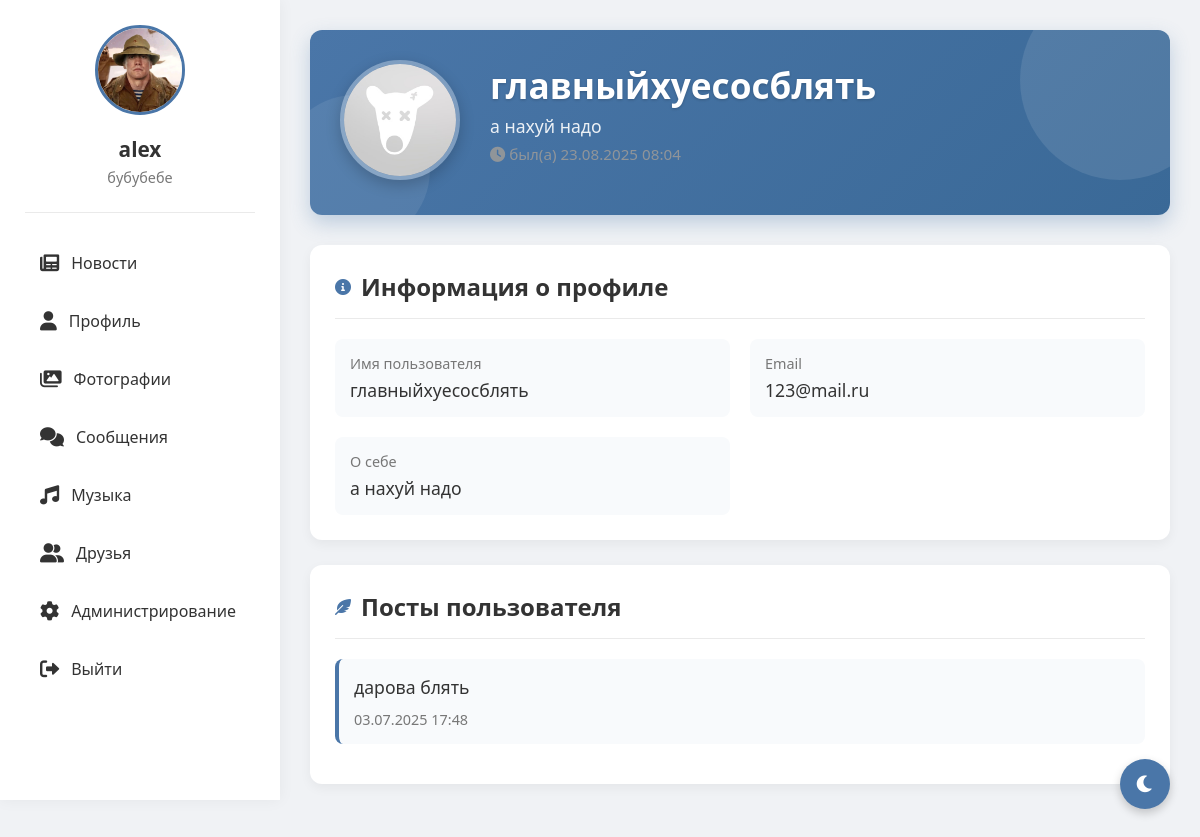
/profile/6 (signed in), run on an earlier commit of the app's database.
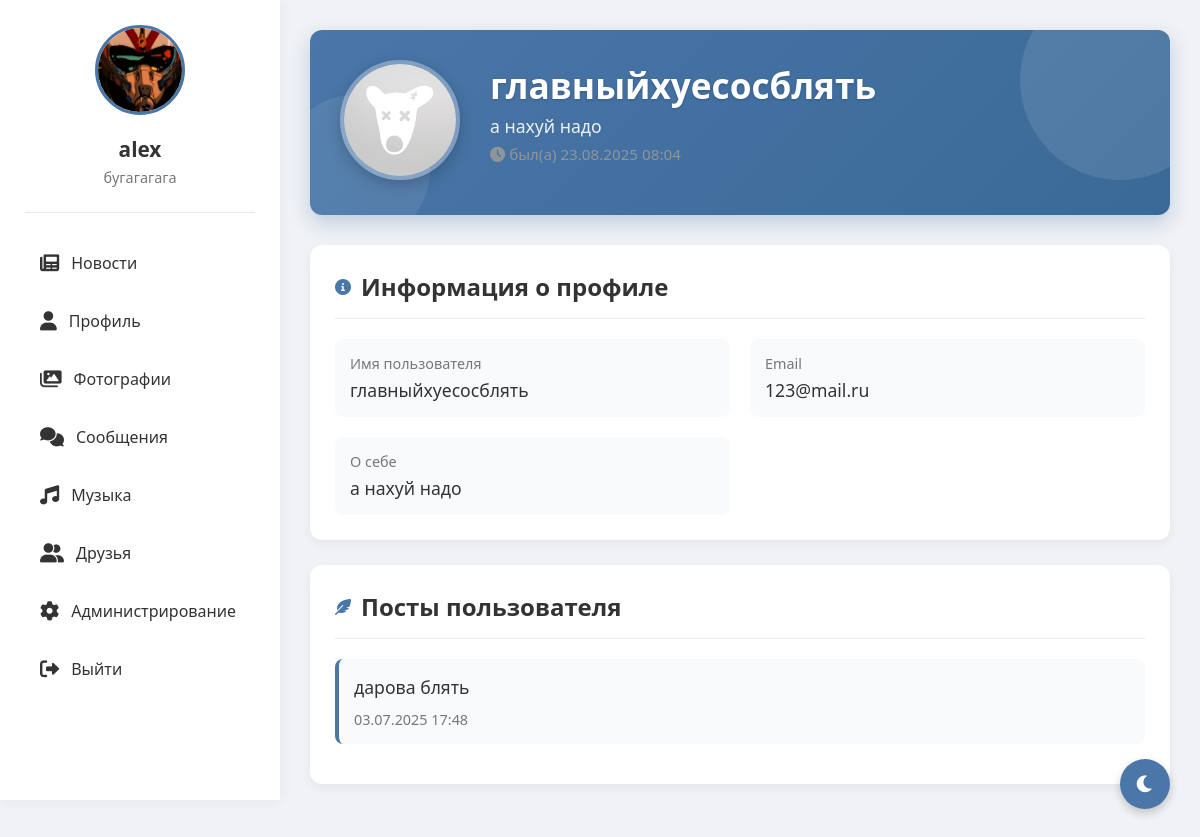
And on a later commit of the database.
### tables this page shows
CREATE TABLE users (
                id INTEGER PRIMARY KEY AUTOINCREMENT,
                username TEXT UNIQUE NOT NULL,
                password TEXT NOT NULL,
                email TEXT,
                bio TEXT,
                avatar TEXT, role TEXT DEFAULT 'user' CHECK(role IN ('admin', 'moderator', 'user')), is_online BOOLEAN DEFAULT FALSE, last_seen DATETIME, banner TEXT, is_blocked BOOLEAN DEFAULT 0, block_reason TEXT);

### routes/profile.py (the view, shortened to what this page needs)
@bp.route('/profile', methods=['GET', 'POST'], defaults={'user_id': None})
@bp.route('/profile/<int:user_id>', methods=['GET'])
def profile(user_id):
    if 'user_id' not in session:
        return redirect(url_for('auth.index'))
    if user_id is None:
        user_id = session['user_id']
        is_own_profile = True
    else:
        is_own_profile = (user_id == session['user_id'])
    conn = get_db()
    c = conn.cursor()
    c.execute("SELECT id, username, email, bio, avatar, role FROM users WHERE id = ?", (session['user_id'],))
    me = c.fetchone()
    current_user = {
        'id': me[0],
        'username': me[1],
        'email': me[2],
        'bio': me[3],
        'avatar': me[4],
        'role': me[5]
    } if me else None
    c.execute("SELECT id, username, email, bio, avatar, banner, is_online, last_seen, is_blocked, block_reason FROM users WHERE id = ?", (user_id,))
    user = c.fetchone()
    if not user:
        flash('Пользователь не найден', 'error')
        conn.close()
        return redirect(url_for('feed.feed'))
    user_data = {
        'id': user[0],
        'username': user[1],
        'email': user[2],
        'bio': user[3],
        'avatar': user[4],
        'banner': user[5],
        'is_online': bool(user[6]),
        'last_seen': user[7],
        'is_blocked': bool(user[8]),
        'block_reason': user[9]
    }
    block_moderator = None
    c.execute("SELECT id, content, timestamp FROM posts WHERE user_id = ? ORDER BY timestamp DESC", (user_id,))
    posts = c.fetchall()
    conn.close()
    return render_template('profile.html',
                         user=user_data,
                         current_user=current_user,
                         block_moderator=block_moderator,
                         posts=posts,
                         is_own_profile=is_own_profile)

### app.py (called while the page is built)
def _gen_csrf_token():
    import secrets
    token = session.get('_csrf_token')
    if not token:
        token = secrets.token_urlsafe(32)
        session['_csrf_token'] = token
    return token

@app.context_processor
def inject_csrf():
    return {'csrf_token': _gen_csrf_token()}

@app.before_request
def csrf_protect():
    if request.method in ('POST','PUT','PATCH','DELETE'):
        if request.path.startswith('/socket.io') or request.path.startswith('/static'):
            return None
        if request.endpoint in {'auth.index'}:
            if not session.get('_csrf_token'):
                return None
        token = None
        token = request.headers.get('X-CSRFToken') or request.headers.get('X-CSRF-Token')
        if not token:
            token = request.form.get('csrf_token') or request.args.get('csrf_token')
        if not token and request.is_json:
            try:
                token = (request.get_json(silent=True) or {}).get('csrf_token')
            except Exception:
                token = None
        if not token or token != session.get('_csrf_token'):
            return ('CSRF token missing or invalid', 400)

### templates/profile.html (shortened to what the changed rows need)
<!DOCTYPE html>
<html lang="ru">
<head>
    <link href="https://cdnjs.cloudflare.com/ajax/libs/font-awesome/6.0.0/css/all.min.css" rel="stylesheet">
</head>
<body>
    <div class="app-container">
        <div class="sidebar">
            <div class="profile-card">
                <img src="{{ url_for('static', filename='uploads/' + current_user.avatar) if current_user and current_user.avatar else url_for('static', filename='uploads/default_avatar.png') }}"
                     alt="Avatar"
                     id="sidebar-avatar"
                     onerror="this.onerror=null; this.src='{{ url_for('static', filename='uploads/default_avatar.png') }}'">
                <h3>{{ current_user.username if current_user else 'Профиль' }}</h3>
                <p>{{ current_user.bio if current_user else 'Статус не указан' }}</p>
            </div>
        </div>
        <div class="content">
            <div class="profile-header">
                <div class="profile-info">
                    <h1>{{ user.username }}</h1>
                </div>
            </div>
            <div class="section">
                <div class="section-title">
                    <h2>Информация о профиле</h2>
                </div>
            </div>
            <div class="section user-posts">
                <div class="section-title">
                    <h2>Посты пользователя</h2>
                </div>
            </div>
        </div>
    </div>
</body>
</html>

What changed in the data, as far as the page shows it:
changed users "alex": avatar: a different picture; bio "бубубебе" → "бугагагага"
